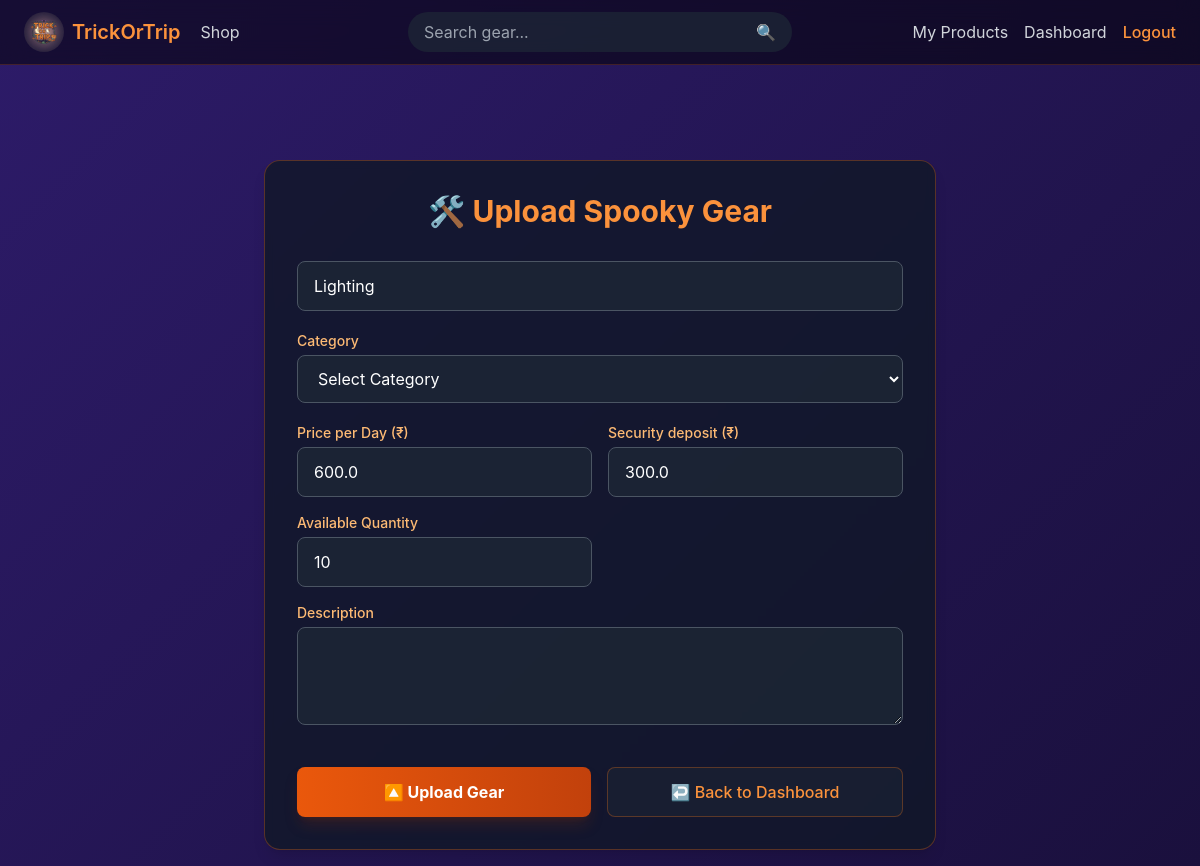
/edit_products/6 (signed in), run on the app's committed database.
### tables this page shows
CREATE TABLE gear_items (
        gear_id INTEGER PRIMARY KEY AUTOINCREMENT,
        seller_id INTEGER,
        gear_name TEXT,
        category TEXT,
        price_per_day REAL,
        security_deposit REAL,
        quantity INTEGER,
        description TEXT,
        image_path TEXT,
        is_available INTEGER DEFAULT 1, seller_name TEXT,
        FOREIGN KEY (seller_id) REFERENCES seller(seller_id)
    );

### app.py (the view, shortened to what this page needs)
@app.route('/edit_products/<int:pid>', methods=['GET', 'POST'])
def edit_product(pid):
    if 'user' not in session or session['user']['role'] != 'seller':
        flash("Unauthorized access.", "error")
        return redirect(url_for('login'))
    product = db.get_gear_by_ids(DB_NAME, [pid])
    default = db.get_gear_by_ids(DB_NAME, [pid])[0]
    print(default)
    return render_template('edit_product.html', product=product, default=default)

### db.py (called while the page is built)
def get_gear_by_ids(db_name, ids):
    if not ids:
        return []
    conn = sqlite3.connect(db_name)
    c = conn.cursor()
    placeholders = ','.join('?' * len(ids))
    c.execute(f"SELECT * FROM gear_items WHERE gear_id IN ({placeholders})", ids)
    rows = c.fetchall()
    conn.close()
    return rows

### templates/edit_product.html (shortened to what this page needs)
{% extends "base.html" %}
{% block content %}
<div class="max-w-2xl mx-auto mt-16 p-8 bg-gray-900/80 backdrop-blur-sm rounded-2xl border border-orange-500/30 shadow-lg">
    <h2 class="text-3xl font-bold mb-8 text-center text-orange-400 font-creepster">🛠️ Upload Spooky Gear</h2>
    <form method="POST" class="flex flex-col gap-5">
        <div>
            <input name="gear_name" placeholder="Gear Name" value="{{ default[2]}}"
                   class="w-full px-4 py-3 bg-gray-800/70 border border-gray-600 rounded-lg text-white
                          focus:outline-none focus:ring-2 focus:ring-orange-500 focus:border-transparent
                          placeholder-gray-400 transition duration-200">
        </div>
        <div>
            <label class="block text-sm font-medium text-orange-300 mb-1">Category</label>
            <select name="category"
                    class="w-full px-4 py-3 bg-gray-800/70 border border-gray-600 rounded-lg text-white
                           focus:outline-none focus:ring-2 focus:ring-orange-500 focus:border-transparent" value="{{ default[3] }}">
                <option value="">Select Category</option>
            </select>
        </div>
        <div class="grid grid-cols-1 md:grid-cols-2 gap-4">
            <div>
                <label class="block text-sm font-medium text-orange-300 mb-1">Price per Day (₹)</label>
                <input name="price_per_day" type="number" step="0.01" value="{{ default[4] }}"
                       class="w-full px-4 py-3 bg-gray-800/70 border border-gray-600 rounded-lg text-white
                              focus:outline-none focus:ring-2 focus:ring-orange-500 focus:border-transparent">
            </div>
            <div>
                <label class="block text-sm font-medium text-orange-300 mb-1">Security deposit (₹)</label>
                <input name="security_deposit" type="number" step="0.01" value="{{ default[5] }}"
                       class="w-full px-4 py-3 bg-gray-800/70 border border-gray-600 rounded-lg text-white
                              focus:outline-none focus:ring-2 focus:ring-orange-500 focus:border-transparent">
            </div>
            <div>
                <label class="block text-sm font-medium text-orange-300 mb-1">Available Quantity</label>
                <input name="quantity" type="number" value="{{ default[6] }}"
                       class="w-full px-4 py-3 bg-gray-800/70 border border-gray-600 rounded-lg text-white
                              focus:outline-none focus:ring-2 focus:ring-orange-500 focus:border-transparent">
            </div>
            <div class="md:col-span-2">
                <label class="block text-sm font-medium text-orange-300 mb-1">Description</label>
                <textarea name="description" rows="3" value="{{ default[7] }}"
                          class="w-full px-4 py-3 bg-gray-800/70 border border-gray-600 rounded-lg text-white
                                 focus:outline-none focus:ring-2 focus:ring-orange-500 focus:border-transparent"></textarea>
            </div>
        </div>
        <div class="mt-4 flex flex-col sm:flex-row gap-4">
            <button type="submit"
                    class="flex-1 bg-gradient-to-r from-orange-600 to-orange-700 text-white font-bold py-3 px-6 rounded-lg
                           hover:from-orange-500 hover:to-orange-600 transition duration-200 transform hover:scale-[1.02]
                           shadow-lg shadow-orange-900/30 flex items-center justify-center gap-2">
                <span>🔼 Upload Gear</span>
            </button>
            <a href="/dashboard"
               class="flex-1 bg-gray-800/50 text-orange-400 font-medium py-3 px-6 rounded-lg border border-orange-500/30
                      hover:bg-gray-700/50 transition duration-200 text-center">
                ↩️ Back to Dashboard
            </a>
        </div>
    </form>
</div>
{% endblock %}

### static/css/style.css (style rules this page uses)
body { background: linear-gradient(135deg, #2d1b69 0%, #1a103d 100%); min-height: 100vh; color: #f0e6d2; margin: 0; padding: 0; font-family: -apple-system, BlinkMacSystemFont, 'Segoe UI', Roboto, 'Helvetica Neue', Arial, sans-serif; scrollbar-width: thin; scrollbar-color: #ff9a3c #2d1b69; }
* { scrollbar-width: thin; scrollbar-color: #ff9a3c #2d1b69; }

### data on the page
gear_items: gear_name "Lighting", price_per_day "600.0", security_deposit "300.0", quantity "10"
